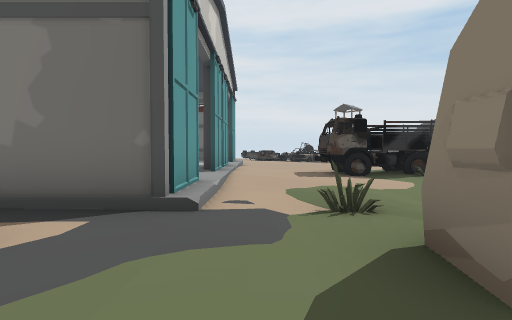
[1] (above)

18 first-person views from a walk through a Unity game level. The camera is 1.2 m above the floor, tilts 2° down and sees 80° across. The floor is counted in squares, 2 m on a side. Each view is taken from the middle of a square. On the plan, view 1 faces up. The plan holds only what a view shows up to about 9 squares ahead; the rest is blank. The place goes on beyond the plan. Some animated figures are not drawn.

[2]
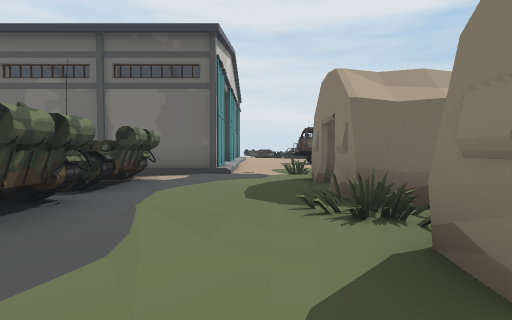

[3]
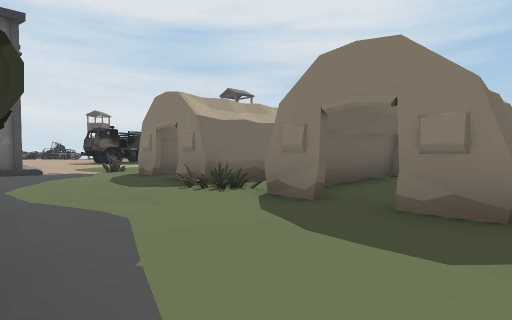

[4]
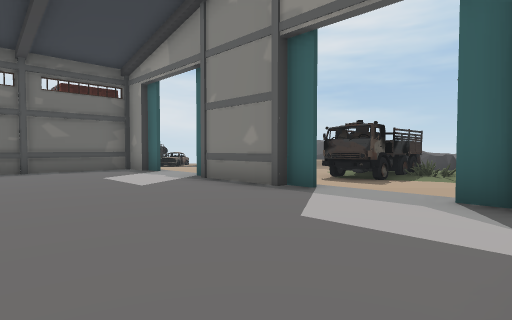

[5]
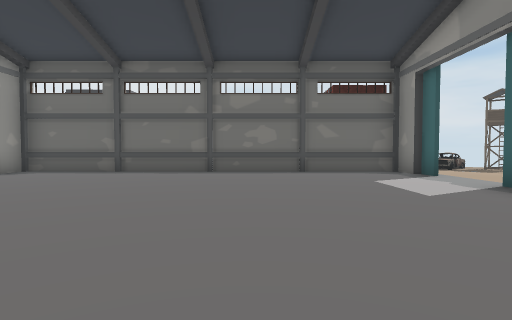

[6]
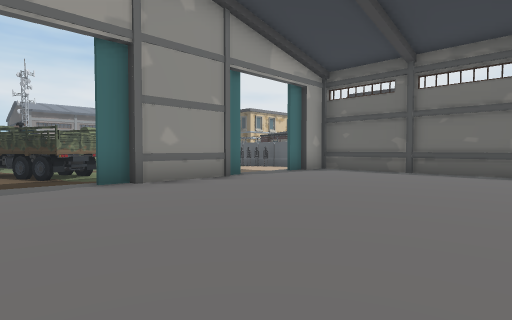

[7]
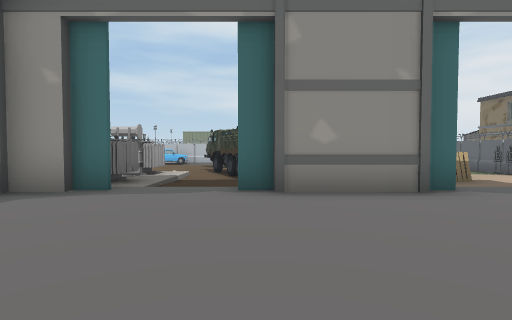

[8]
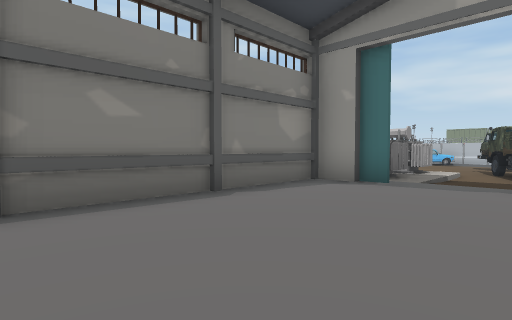

[9]
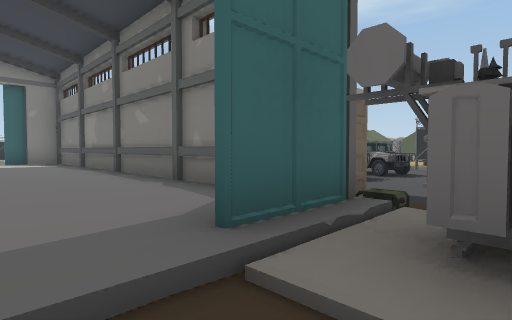

[10]
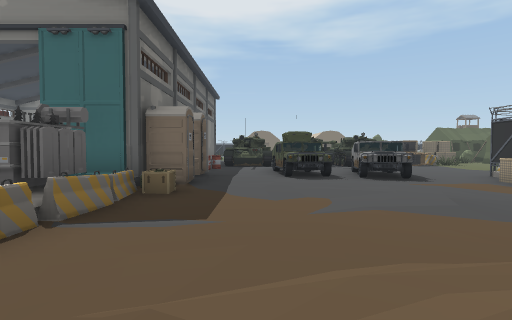

[11]
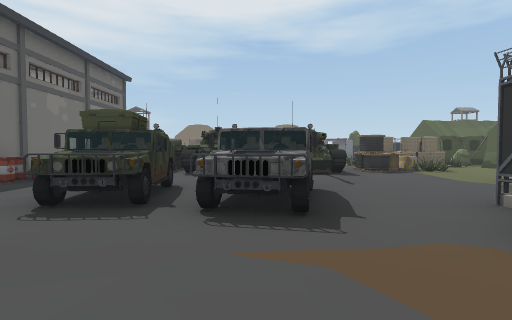

[12]
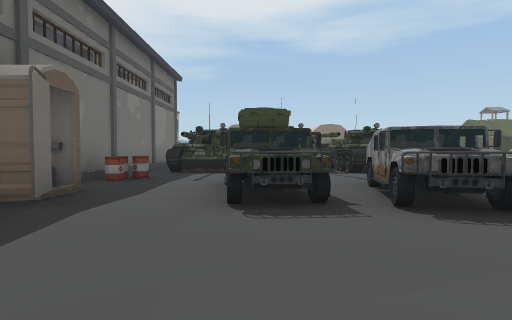

[13]
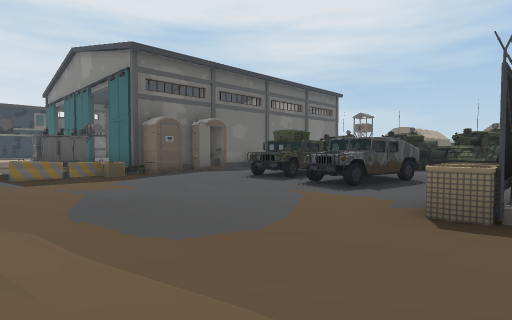

[14]
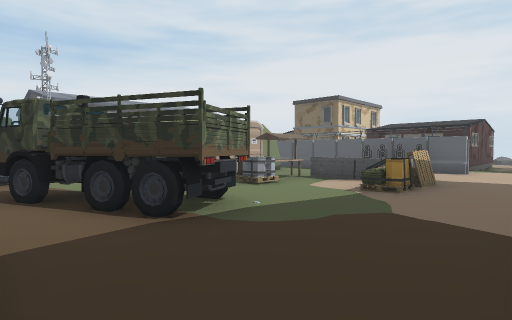

[15]
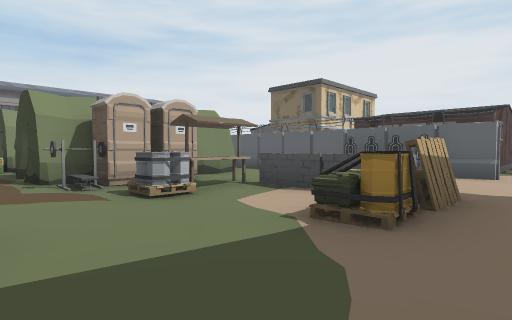

[16]
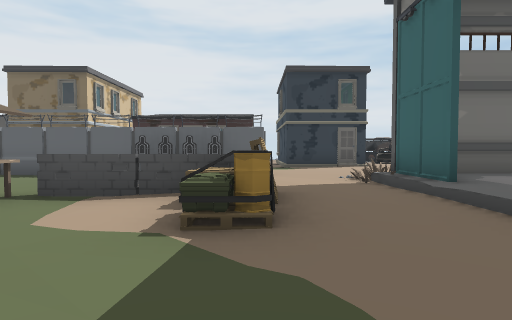

[17]
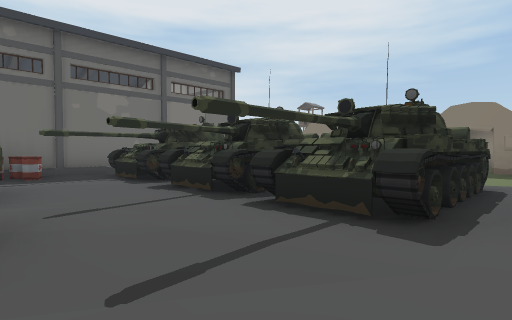

[18]
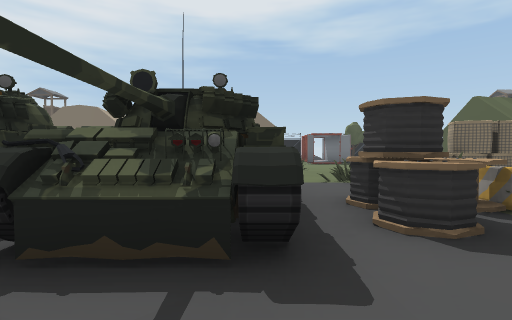

### Floor plan
Key: @ floor where view 1 was taken; # wall or solid block; x gap in a wall; . main floor; : floor 0.25 m higher than the main floor; - floor 0.25 m lower than the main floor; / step, stairs or slope; = window, fence, low wall or low ledge; ^ raised ledge; T truck; C car; B barricade; R crate; A barrier; E barrel; P pallet; U building; O other object.
Columns run from 21 left of view 1 to 5 right of it. Each row starts with its distance up from view 1.
 20        U
 19        U
 18        U
 17     UUUU ..
 16        ....
 15  #######..
 14   .--OO...            ..
 13   #--....############ ..
 12   #..==/.#::::::::::#
 11   O-O--P./:::::::::::
 10   O-P--O./:::::::::::
  9 ###O-----#::::::::::#...
  8    -..T--#::::::::::#..TTT
  7 O--.TTT..#::::::::::#..TTTT
  6 O--TTT-../:::::::::::.....
  5 O   //////:::::::::::....
  4       O:OO::::::::::#...
  3       BBBRO#O#E######.O.
  2      .---O.O..E.^# ^..##
  1     /.---.......^#^^..#
  0      ...-..CRC..####.@#
 -1       .-..-----.^###-.#
 -2       .-.--CCC.#^# ---#
 -3       .------Cx ^#  -.#
 -4       .---A-----^#^^-.#
 -5       .---  ..--OO..O-#

Positions as (right, up) in squares from view 1, and headings:
1: (0, 0), facing up
2: (0, -4), facing up
3: (-2, -5), facing up-right
4: (-5, 4), facing up-right
5: (-5, 5), facing up
6: (-6, 5), facing up-left
7: (-7, 7), facing left
8: (-6, 7), facing down-left
9: (-13, 6), facing down-right
10: (-17, 1), facing right
11: (-13, -2), facing right
12: (-13, 0), facing right
13: (-15, -5), facing up-right
14: (-12, 5), facing up-left
15: (-13, 8), facing up-left
16: (-14, 8), facing up
17: (-8, -5), facing up-right
18: (-7, -4), facing right
